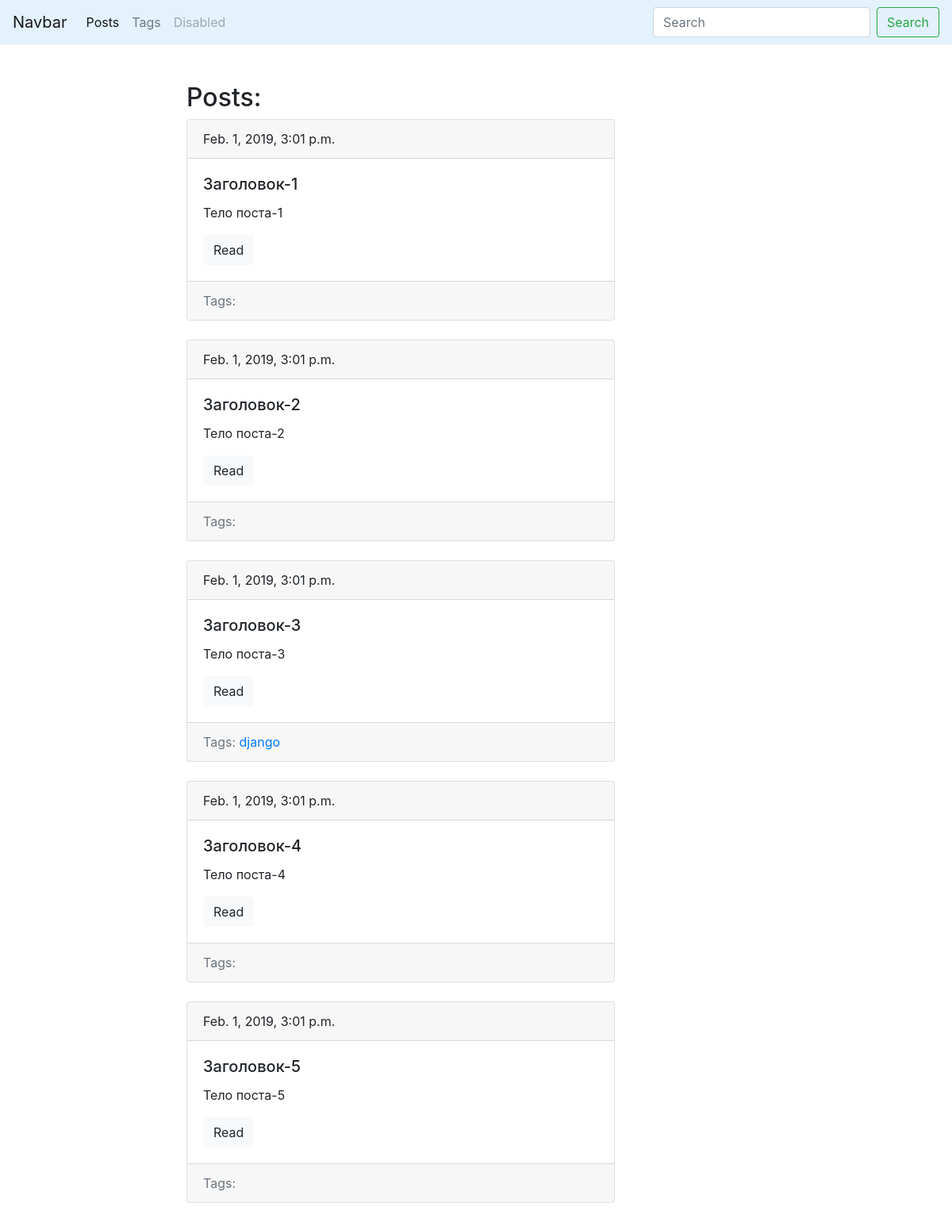
Before: /blog/post/ with the older database file.
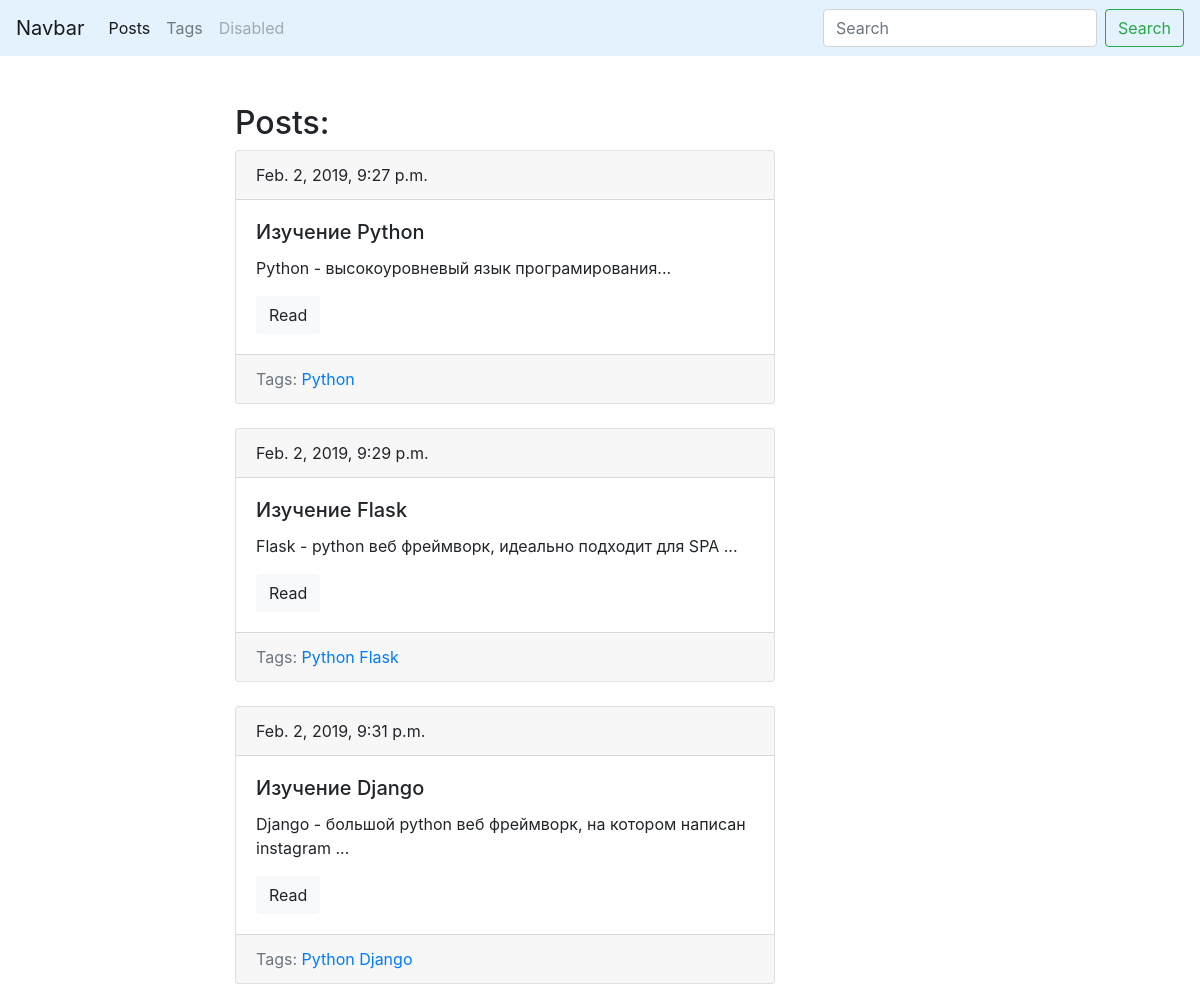
After: the same page with the newer database file.
### blog/models.py (models this page shows, shortened)
class Post(models.Model):
    title = models.CharField(max_length=150, db_index=True)
    slug = models.SlugField(max_length=150, blank=True, unique=True)
    body = models.TextField(blank=True, db_index=True)
    tags = models.ManyToManyField('Tag', blank=True, related_name='posts')
    date_pub = models.DateTimeField(auto_now_add=True)

class Tag(models.Model):
    title = models.CharField(max_length=50)
    slug  = models.SlugField(max_length=50, unique=True)
    def get_absolute_url(self):
        return reverse("tag_detail_url", kwargs={"slug": self.slug})

### blog/views.py (the view)
# urls.py: path('post/', PostsList.as_view(), name='posts_list_url'),
class PostsList(ObjectListMixin, View):
    model = Post
    template = 'blog/index.html'

### blog/utils.py (called while the page is built)
    def get(self, request):
        obj = self.model.objects.all()
        return render(request, self.template, context={self.model.__name__.lower()+'s': obj})

### blog/templates/blog/index.html (shortened to what this page needs)
{% extends 'blog/base_blog.html' %}
{% block  content%}
    <h2>Posts:</h2>
    {% for post in posts %}
        {% include "blog/includes/post_card_template.html" %}
    {% endfor %}
{% endblock  %}

### blog/templates/blog/includes/post_card_template.html
<div class="card mb-4">
    <div class="card-header">
        {{ post.date_pub }}
    </div>
    <div class="card-body">
        <h5 class="card-title">{{ post.title }}</h5>
        <p class="card-text">{{ post.body|truncatewords:15 }}</p>
        <a href="{% url 'post_detail_url' slug=post.slug %}" class="btn btn-light">Read</a>
    </div>
    <div class="card-footer text-muted">
        Tags:
        {% for tag in post.tags.all %}
            <a href="{{ tag.get_absolute_url }}">{{tag.title}}</a>
        {% endfor %}
    </div>
</div>

Changed rows visible on the page:
removed Post: date_pub "Feb. 1, 2019, 3:01 p.m.", title "Заголовок-1", body "Тело поста-1"
removed Post: date_pub "Feb. 1, 2019, 3:01 p.m.", title "Заголовок-2", body "Тело поста-2"
removed Post: date_pub "Feb. 1, 2019, 3:01 p.m.", title "Заголовок-3", body "Тело поста-3"
removed Tag: title "django", shown under "Feb. 1, 2019, 3:01 p.m."
removed Post: date_pub "Feb. 1, 2019, 3:01 p.m.", title "Заголовок-4", body "Тело поста-4"
removed Post: date_pub "Feb. 1, 2019, 3:01 p.m.", title "Заголовок-5", body "Тело поста-5"
added Post: date_pub "Feb. 2, 2019, 9:27 p.m.", title "Изучение Python", body "Python - высокоуровневый язык програмирования..."
added Tag: title "Python"
added Post: date_pub "Feb. 2, 2019, 9:29 p.m.", title "Изучение Flask", body "Flask - python веб фреймворк, идеально подходит для SPA ..."
added Tag: title "Flask", shown under "Feb. 2, 2019, 9:29 p.m."
added Post: date_pub "Feb. 2, 2019, 9:31 p.m.", title "Изучение Django", body "Django - большой python веб фреймворк, на котором написан instagram ..."
added Tag: title "Django", shown under "Feb. 2, 2019, 9:31 p.m."
